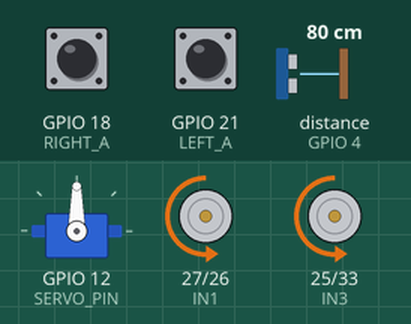
This sketch was run on a simulated ESP32. On the bench: servo, motor-driver pin pairs drawn as motors (green arrow = first pin HIGH = forward, orange = second pin HIGH = backward, longer = more drive, scaled by the enable pin). Wiring (inferred from the names in the program): ultrasonic range finder: trigger GPIO 5; echo GPIO 4. The test bench sets the inputs (shaded band); at power-on: distance to the obstacle (sensor on GPIO 4) 80 cm, GPIO 18 (RIGHT_A) HIGH, GPIO 21 (LEFT_A) HIGH. The echo pulse lasts 58.3 µs per cm; WiFi joins after 1.5 s; servers stay silent unless stated; what the sketch prints to the serial monitor is not drawn.

Above: at 2.7 s.
2.8 s: distance to the obstacle (sensor on GPIO 4) set to 2 cm
At 3.12 s:
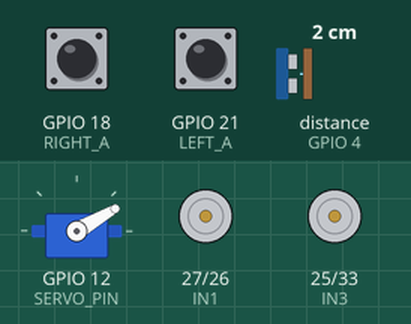
At 4.3 s:
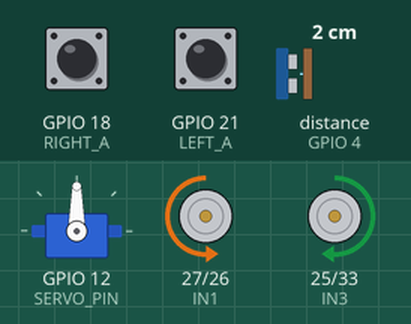
5.8 s: distance to the obstacle (sensor on GPIO 4) set to 28 cm
At 6.97 s:
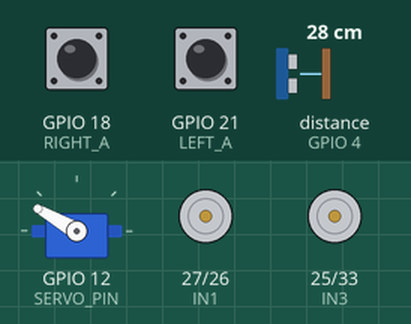
8.8 s: distance to the obstacle (sensor on GPIO 4) set to 31 cm
11.8 s: distance to the obstacle (sensor on GPIO 4) set to 4 cm
Timing chart, 0 to 15.8 s (numbered marks = the images above; inputs shaded):
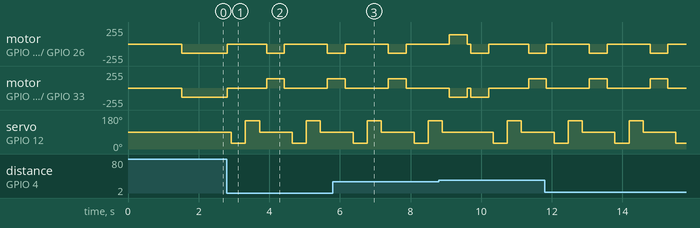

The sketch:

bot1.ino
```cpp
/********************************************************************
   ESP32 SWARM BOT 1 (FINAL)
   FEATURES:
   - ESP-NOW Point-to-Point (Option B) - Sending to Bot 2
   - Wi-Fi Station Mode Coexistence & Web Server (Port 80)
   - Synchronized Straight Driving (N20 Encoders)
   - HC-SR04 + Servo Obstacle Avoidance
********************************************************************/

#include <WiFi.h>
#include <esp_now.h>
#include <WebServer.h>
#include <ESP32Servo.h>

/**************** NETWORK SETTINGS ****************/
const char* ssid = "realme GT NEO 3T";
const char* password = "qwerty4u";

// MAC ADDRESS OF DUMMY BOT 2 (Extracted from serial monitor!)
uint8_t bot2Address[] = {0xC0, 0xCD, 0xD6, 0x8E, 0x3E, 0xD8};

WebServer server(80);

/**************** ESP-NOW SWARM DATA ****************/
typedef struct swarm_message {
  uint8_t bot_id;
  bool obstacle_front;
  float front_distance;
} swarm_message;

swarm_message myData;
swarm_message peerData;

unsigned long lastPeerMessageTime = 0;
bool peerIsBlocked = false;

/**************** HARDWARE PINS ****************/
// L298N Motor Pins
const int IN1 = 27; const int IN2 = 26; const int ENA = 14;
const int IN3 = 25; const int IN4 = 33; const int ENB = 32;

// Sensor Pins
const int TRIG = 5;
const int ECHO = 4; // Using your voltage divider pin
const int SERVO_PIN = 12; // Adjusted to your latest test

Servo scanServo;

// N20 ENCODER PINS (From our working Stage 3)
const int LEFT_A = 21; const int LEFT_B = 22;
const int RIGHT_A = 18; const int RIGHT_B = 19;

volatile long leftCount = 0;
volatile long rightCount = 0;

/**************** SETTINGS ****************/
const int BASE_SPEED = 140;
const int MIN_SPEED = 85; // Prevents USB stall
const int MAX_SPEED = 255;
const float KP = 0.5f;

const float OBSTACLE_LIMIT = 30.0f; // cm
const int TURN_TIME_MS = 500;

unsigned long last_auto = 0;
unsigned long lastControlTime = 0;
int currentLeftSpd = 0;
int currentRightSpd = 0;

enum BotState { STATE_DRIVE, STATE_SCAN, STATE_TURN };
BotState currentState = STATE_DRIVE;

/**************** ENCODER INTERRUPTS ****************/
void IRAM_ATTR leftISR() {
  if (digitalRead(LEFT_A) == digitalRead(LEFT_B)) leftCount--;
  else leftCount++;
}

void IRAM_ATTR rightISR() {
  if (digitalRead(RIGHT_A) == digitalRead(RIGHT_B)) rightCount++;
  else rightCount--;
}

/**************** HTTP API ENDPOINT ****************/
void handleDataRequest() {
  server.sendHeader("Access-Control-Allow-Origin", "*");
  char jsonStr[200];
  snprintf(jsonStr, sizeof(jsonStr),
    "{\"bot_id\": 1, \"local_distance\": %.2f, \"local_blocked\": %s, \"peer_blocked\": %s, \"left_pwm\": %d, \"right_pwm\": %d}",
    myData.front_distance,
    myData.obstacle_front ? "true" : "false",
    peerIsBlocked ? "true" : "false",
    currentLeftSpd,
    currentRightSpd
  );
  server.send(200, "application/json", jsonStr);
}

/**************** ESP-NOW CALLBACKS ****************/
#if ESP_ARDUINO_VERSION >= ESP_ARDUINO_VERSION_VAL(3, 0, 0)
void OnDataRecv(const esp_now_recv_info *info, const uint8_t *incomingData, int len) {
#else
void OnDataRecv(const uint8_t * mac, const uint8_t *incomingData, int len) {
#endif
  memcpy(&peerData, incomingData, sizeof(peerData));
  if(peerData.bot_id == 2) {
    peerIsBlocked = peerData.obstacle_front;
    lastPeerMessageTime = millis();
  }
}

/**************** MOTOR & SENSOR LOGIC ****************/
void leftMotor(int speed) {
  currentLeftSpd = speed;
  speed = constrain(speed, -255, 255);
  if (speed > 0)      { digitalWrite(IN1, LOW);  digitalWrite(IN2, HIGH); }
  else if (speed < 0) { digitalWrite(IN1, HIGH); digitalWrite(IN2, LOW);  }
  else                { digitalWrite(IN1, LOW);  digitalWrite(IN2, LOW);  }
  analogWrite(ENA, abs(speed));
}

void rightMotor(int speed) {
  currentRightSpd = speed;
  speed = constrain(speed, -255, 255);
  if (speed > 0)      { digitalWrite(IN3, LOW);  digitalWrite(IN4, HIGH); }
  else if (speed < 0) { digitalWrite(IN3, HIGH); digitalWrite(IN4, LOW);  }
  else                { digitalWrite(IN3, LOW);  digitalWrite(IN4, LOW);  }
  analogWrite(ENB, abs(speed));
}

void stopMotors() {
  currentLeftSpd = 0;
  currentRightSpd = 0;
  analogWrite(ENA, 0); analogWrite(ENB, 0);
  digitalWrite(IN1, LOW); digitalWrite(IN2, LOW);
  digitalWrite(IN3, LOW); digitalWrite(IN4, LOW);
}

float readDistance() {
  digitalWrite(TRIG, LOW); delayMicroseconds(2);
  digitalWrite(TRIG, HIGH); delayMicroseconds(10);
  digitalWrite(TRIG, LOW);
  long duration = pulseIn(ECHO, HIGH, 25000); // 25ms timeout
  if (duration == 0) return 400.0f;
  float distance = (duration * 0.0343f) / 2.0f;
  if (distance <= 2.0f || distance > 400.0f) return 400.0f;
  return distance;
}

/**************** SWARM BEHAVIOR ****************/
void autonomousControl() {
  if (millis() - lastPeerMessageTime > 2000) { peerIsBlocked = false; }

  if (currentState == STATE_DRIVE) {
    // 1. Read Distance
    float front = readDistance();
    myData.obstacle_front = (front < OBSTACLE_LIMIT);
    myData.front_distance = front;

    // Broadcast status to Bot 2
    myData.bot_id = 1;
    esp_now_send(bot2Address, (uint8_t *) &myData, sizeof(myData));

    if (myData.obstacle_front) {
      stopMotors();
      currentState = STATE_SCAN;
      return;
    }

    // 2. Synchronized Straight Driving (20ms loop)
    if (millis() - lastControlTime >= 20) {
      lastControlTime = millis();

      noInterrupts();
      long L = abs(leftCount);
      long R = abs(rightCount);
      interrupts();

      long error = L - R;
      int correction = (int)(KP * error);

      int currentBase = peerIsBlocked ? (BASE_SPEED - 30) : BASE_SPEED; // Slow down if peer is blocked

      int leftSpd  = constrain(currentBase - correction, MIN_SPEED, MAX_SPEED);
      int rightSpd = constrain(currentBase + correction, MIN_SPEED, MAX_SPEED);

      leftMotor(leftSpd);
      rightMotor(rightSpd);
    }
  }
  else if (currentState == STATE_SCAN) {
    delay(120);
    scanServo.write(30); delay(400);
    float right_dist = readDistance();

    scanServo.write(150); delay(400);
    float left_dist = readDistance();

    scanServo.write(90); delay(200);

    currentState = STATE_TURN;
    if (left_dist > right_dist) {
      leftMotor(-BASE_SPEED); rightMotor(BASE_SPEED);
    } else {
      leftMotor(BASE_SPEED); rightMotor(-BASE_SPEED);
    }

    delay(TURN_TIME_MS);
    stopMotors();
    delay(100);

    // Reset encoders for next straight drive
    noInterrupts(); leftCount = 0; rightCount = 0; interrupts();
    currentState = STATE_DRIVE;
  }
}

/**************** SETUP ****************/
void setup() {
  Serial.begin(115200);

  // Motor & Sensor Pins
  pinMode(IN1, OUTPUT); pinMode(IN2, OUTPUT); pinMode(IN3, OUTPUT); pinMode(IN4, OUTPUT);
  pinMode(ENA, OUTPUT); pinMode(ENB, OUTPUT); pinMode(TRIG, OUTPUT); pinMode(ECHO, INPUT);

  // Encoder Pins
  pinMode(LEFT_A, INPUT_PULLUP); pinMode(LEFT_B, INPUT_PULLUP);
  pinMode(RIGHT_A, INPUT_PULLUP); pinMode(RIGHT_B, INPUT_PULLUP);

  // Attach Encoder Interrupts
  attachInterrupt(digitalPinToInterrupt(LEFT_A), leftISR, CHANGE);
  attachInterrupt(digitalPinToInterrupt(RIGHT_A), rightISR, CHANGE);

  ESP32PWM::allocateTimer(0);
  scanServo.setPeriodHertz(50);
  scanServo.attach(SERVO_PIN, 500, 2400);
  scanServo.write(90);
  stopMotors();

  // 1. Connect to Wi-Fi
  WiFi.mode(WIFI_STA);
  Serial.printf("\nConnecting to %s ", ssid);
  WiFi.begin(ssid, password);
  while (WiFi.status() != WL_CONNECTED) { delay(500); Serial.print("."); }

  Serial.println("\n\n========================================");
  Serial.println("NETWORK CONNECTED!");
  Serial.print("-> BOT 1 MAC ADDRESS: ");
  Serial.println(WiFi.macAddress());
  Serial.print("-> BOT 1 IP ADDRESS (FOR WEBPAGE): ");
  Serial.println(WiFi.localIP());
  Serial.println("========================================\n");

  // 2. Initialize ESP-NOW
  int32_t channel = WiFi.channel();
  if (esp_now_init() != ESP_OK) return;
  esp_now_register_recv_cb(OnDataRecv);

  // Register Bot 2
  esp_now_peer_info_t peerInfo;
  memset(&peerInfo, 0, sizeof(peerInfo));
  memcpy(peerInfo.peer_addr, bot2Address, 6);
  peerInfo.channel = channel;
  peerInfo.encrypt = false;
  esp_now_add_peer(&peerInfo);

  // 3. Start Web Server
  server.on("/data", HTTP_GET, handleDataRequest);
  server.begin();
}

/**************** MAIN LOOP ****************/
void loop() {
  server.handleClient();
  autonomousControl();
}
```

Measured:
- after the input at 2.8 s, motor on GPIO 27 (IN1) / GPIO 26 (IN2): alternates backward 140/255 for 0.50 s and stopped for 1.2 s, starting at once; motor on GPIO 25 (IN3) / GPIO 33 (IN4): alternates forward 140/255 for 0.50 s and stopped for 1.2 s, starting at once
